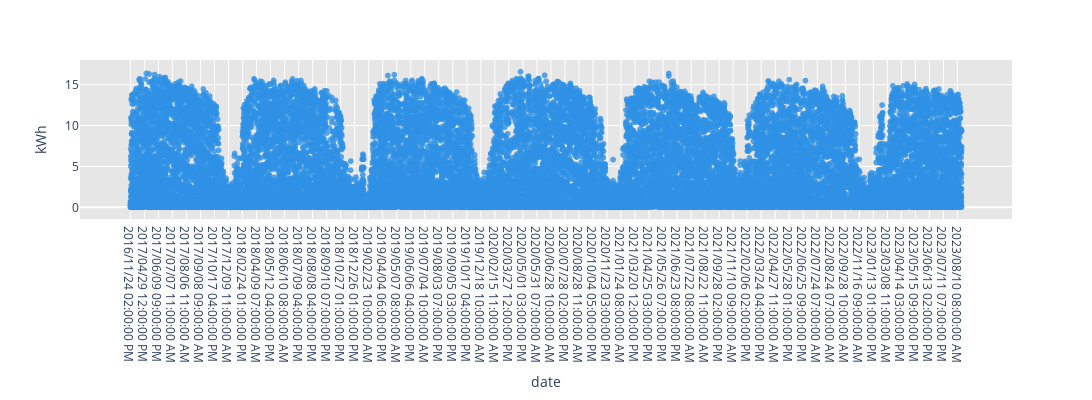

The code cell stored with this chart in its notebook:
### Code cell
import plotly.express as px

# x and y given as DataFrame columns
fig = px.scatter(
      df_fire_hall_hq, 
      x="date", y="kWh", 
      opacity=0.8, 
      width=5000, height=400, 
      color_discrete_sequence=px.colors.qualitative.Dark24
)
fig.update_layout(
    plot_bgcolor="#e6e6e6",
    paper_bgcolor="#ffffff"
)
fig.show()

### Figure 1 — Plotly figure (JSON) as saved in the notebook; plotly's stock layout.template omitted (floating-point values rounded to 4 significant figures; data arrays with more than 128 entries replaced by an {"elided": "..."} marker saying what was removed)
{"data": [{"hovertemplate": "date=%{x}<br>kWh=%{y}<extra></extra>", "legendgroup": "", "marker": {"color": "#2E91E5", "opacity": 0.8, "symbol": "circle"}, "mode": "markers", "name": "", "showlegend": false, "type": "scattergl", "x": {"elided": "28048 str values"}, "xaxis": "x", "y": {"elided": "28048 float values"}, "yaxis": "y"}], "layout": {"height": 400, "legend": {"tracegroupgap": 0}, "margin": {"t": 60}, "paper_bgcolor": "#ffffff", "plot_bgcolor": "#e6e6e6", "width": 5000, "xaxis": {"anchor": "y", "domain": [0, 1], "title": {"text": "date"}}, "yaxis": {"anchor": "x", "domain": [0, 1], "title": {"text": "kWh"}}}}
